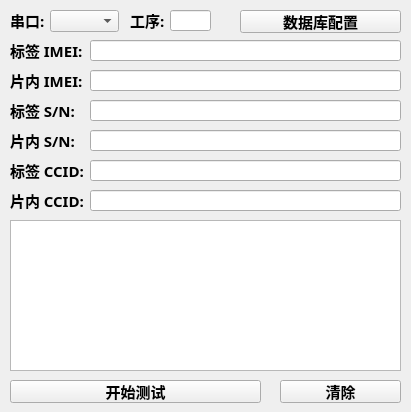
<?xml version="1.0" encoding="UTF-8"?>
<ui version="4.0">
 <class>MainWindow</class>
 <widget class="QMainWindow" name="MainWindow">
  <property name="geometry">
   <rect>
    <x>0</x>
    <y>0</y>
    <width>411</width>
    <height>412</height>
   </rect>
  </property>
  <property name="sizePolicy">
   <sizepolicy hsizetype="Fixed" vsizetype="Fixed">
    <horstretch>0</horstretch>
    <verstretch>0</verstretch>
   </sizepolicy>
  </property>
  <property name="windowTitle">
   <string>M6312 卡号校验与功能测试工具</string>
  </property>
  <widget class="QWidget" name="centralWidget">
   <widget class="QLineEdit" name="lineEditScanIMEI">
    <property name="geometry">
     <rect>
      <x>90</x>
      <y>40</y>
      <width>311</width>
      <height>21</height>
     </rect>
    </property>
    <property name="font">
     <font>
      <family>微软雅黑</family>
      <pointsize>11</pointsize>
      <weight>75</weight>
      <bold>true</bold>
     </font>
    </property>
    <property name="alignment">
     <set>Qt::AlignCenter</set>
    </property>
   </widget>
   <widget class="QLineEdit" name="lineEditScanSN">
    <property name="geometry">
     <rect>
      <x>90</x>
      <y>100</y>
      <width>311</width>
      <height>21</height>
     </rect>
    </property>
    <property name="font">
     <font>
      <family>微软雅黑</family>
      <pointsize>11</pointsize>
      <weight>75</weight>
      <bold>true</bold>
     </font>
    </property>
    <property name="alignment">
     <set>Qt::AlignCenter</set>
    </property>
   </widget>
   <widget class="QLabel" name="label">
    <property name="geometry">
     <rect>
      <x>10</x>
      <y>40</y>
      <width>81</width>
      <height>21</height>
     </rect>
    </property>
    <property name="font">
     <font>
      <family>微软雅黑</family>
      <pointsize>11</pointsize>
      <weight>75</weight>
      <bold>true</bold>
     </font>
    </property>
    <property name="text">
     <string>标签 IMEI:</string>
    </property>
    <property name="alignment">
     <set>Qt::AlignLeading|Qt::AlignLeft|Qt::AlignVCenter</set>
    </property>
   </widget>
   <widget class="QLabel" name="label_2">
    <property name="geometry">
     <rect>
      <x>10</x>
      <y>100</y>
      <width>81</width>
      <height>21</height>
     </rect>
    </property>
    <property name="font">
     <font>
      <family>微软雅黑</family>
      <pointsize>11</pointsize>
      <weight>75</weight>
      <bold>true</bold>
     </font>
    </property>
    <property name="text">
     <string>标签 S/N:</string>
    </property>
    <property name="alignment">
     <set>Qt::AlignLeading|Qt::AlignLeft|Qt::AlignVCenter</set>
    </property>
   </widget>
   <widget class="QPushButton" name="buttonStart">
    <property name="geometry">
     <rect>
      <x>10</x>
      <y>380</y>
      <width>251</width>
      <height>23</height>
     </rect>
    </property>
    <property name="font">
     <font>
      <family>微软雅黑</family>
      <pointsize>11</pointsize>
      <weight>75</weight>
      <bold>true</bold>
     </font>
    </property>
    <property name="text">
     <string>开始测试</string>
    </property>
   </widget>
   <widget class="QTextBrowser" name="textConsole">
    <property name="geometry">
     <rect>
      <x>10</x>
      <y>220</y>
      <width>391</width>
      <height>151</height>
     </rect>
    </property>
    <property name="font">
     <font>
      <family>微软雅黑</family>
      <pointsize>11</pointsize>
      <weight>75</weight>
      <bold>true</bold>
     </font>
    </property>
   </widget>
   <widget class="QComboBox" name="comboBoxCom">
    <property name="geometry">
     <rect>
      <x>50</x>
      <y>10</y>
      <width>69</width>
      <height>22</height>
     </rect>
    </property>
    <property name="font">
     <font>
      <family>微软雅黑</family>
      <pointsize>11</pointsize>
      <weight>75</weight>
      <bold>true</bold>
     </font>
    </property>
   </widget>
   <widget class="QLabel" name="label_3">
    <property name="geometry">
     <rect>
      <x>10</x>
      <y>10</y>
      <width>41</width>
      <height>21</height>
     </rect>
    </property>
    <property name="font">
     <font>
      <family>微软雅黑</family>
      <pointsize>11</pointsize>
      <weight>75</weight>
      <bold>true</bold>
     </font>
    </property>
    <property name="text">
     <string>串口:</string>
    </property>
    <property name="alignment">
     <set>Qt::AlignLeading|Qt::AlignLeft|Qt::AlignVCenter</set>
    </property>
   </widget>
   <widget class="QLineEdit" name="lineEditBurnSN">
    <property name="geometry">
     <rect>
      <x>90</x>
      <y>130</y>
      <width>311</width>
      <height>21</height>
     </rect>
    </property>
    <property name="font">
     <font>
      <family>微软雅黑</family>
      <pointsize>11</pointsize>
      <weight>75</weight>
      <bold>true</bold>
     </font>
    </property>
    <property name="alignment">
     <set>Qt::AlignCenter</set>
    </property>
    <property name="readOnly">
     <bool>true</bool>
    </property>
   </widget>
   <widget class="QLabel" name="label_4">
    <property name="geometry">
     <rect>
      <x>10</x>
      <y>130</y>
      <width>81</width>
      <height>21</height>
     </rect>
    </property>
    <property name="font">
     <font>
      <family>微软雅黑</family>
      <pointsize>11</pointsize>
      <weight>75</weight>
      <bold>true</bold>
     </font>
    </property>
    <property name="text">
     <string>片内 S/N:</string>
    </property>
    <property name="alignment">
     <set>Qt::AlignLeading|Qt::AlignLeft|Qt::AlignVCenter</set>
    </property>
   </widget>
   <widget class="QLineEdit" name="lineEditBurnIMEI">
    <property name="geometry">
     <rect>
      <x>90</x>
      <y>70</y>
      <width>311</width>
      <height>21</height>
     </rect>
    </property>
    <property name="font">
     <font>
      <family>微软雅黑</family>
      <pointsize>11</pointsize>
      <weight>75</weight>
      <bold>true</bold>
     </font>
    </property>
    <property name="alignment">
     <set>Qt::AlignCenter</set>
    </property>
    <property name="readOnly">
     <bool>true</bool>
    </property>
   </widget>
   <widget class="QLabel" name="label_5">
    <property name="geometry">
     <rect>
      <x>10</x>
      <y>70</y>
      <width>81</width>
      <height>21</height>
     </rect>
    </property>
    <property name="font">
     <font>
      <family>微软雅黑</family>
      <pointsize>11</pointsize>
      <weight>75</weight>
      <bold>true</bold>
     </font>
    </property>
    <property name="text">
     <string>片内 IMEI:</string>
    </property>
    <property name="alignment">
     <set>Qt::AlignLeading|Qt::AlignLeft|Qt::AlignVCenter</set>
    </property>
   </widget>
   <widget class="QPushButton" name="buttonClean">
    <property name="geometry">
     <rect>
      <x>280</x>
      <y>380</y>
      <width>121</width>
      <height>23</height>
     </rect>
    </property>
    <property name="font">
     <font>
      <family>微软雅黑</family>
      <pointsize>11</pointsize>
      <weight>75</weight>
      <bold>true</bold>
     </font>
    </property>
    <property name="text">
     <string>清除</string>
    </property>
   </widget>
   <widget class="QPushButton" name="buttonDBSet">
    <property name="geometry">
     <rect>
      <x>240</x>
      <y>10</y>
      <width>161</width>
      <height>23</height>
     </rect>
    </property>
    <property name="font">
     <font>
      <family>微软雅黑</family>
      <pointsize>11</pointsize>
      <weight>75</weight>
      <bold>true</bold>
     </font>
    </property>
    <property name="text">
     <string>数据库配置</string>
    </property>
   </widget>
   <widget class="QLineEdit" name="lineEditPID">
    <property name="geometry">
     <rect>
      <x>170</x>
      <y>10</y>
      <width>41</width>
      <height>21</height>
     </rect>
    </property>
    <property name="font">
     <font>
      <family>微软雅黑</family>
      <pointsize>11</pointsize>
      <weight>75</weight>
      <bold>true</bold>
     </font>
    </property>
    <property name="alignment">
     <set>Qt::AlignCenter</set>
    </property>
    <property name="readOnly">
     <bool>true</bool>
    </property>
   </widget>
   <widget class="QLabel" name="label_6">
    <property name="geometry">
     <rect>
      <x>130</x>
      <y>10</y>
      <width>41</width>
      <height>20</height>
     </rect>
    </property>
    <property name="font">
     <font>
      <family>微软雅黑</family>
      <pointsize>11</pointsize>
      <weight>75</weight>
      <bold>true</bold>
     </font>
    </property>
    <property name="text">
     <string>工序:</string>
    </property>
    <property name="alignment">
     <set>Qt::AlignLeading|Qt::AlignLeft|Qt::AlignVCenter</set>
    </property>
   </widget>
   <widget class="QLabel" name="label_7">
    <property name="geometry">
     <rect>
      <x>10</x>
      <y>190</y>
      <width>81</width>
      <height>21</height>
     </rect>
    </property>
    <property name="font">
     <font>
      <family>微软雅黑</family>
      <pointsize>11</pointsize>
      <weight>75</weight>
      <bold>true</bold>
     </font>
    </property>
    <property name="text">
     <string>片内 CCID:</string>
    </property>
    <property name="alignment">
     <set>Qt::AlignLeading|Qt::AlignLeft|Qt::AlignVCenter</set>
    </property>
   </widget>
   <widget class="QLineEdit" name="lineEditBurnCCID">
    <property name="geometry">
     <rect>
      <x>90</x>
      <y>190</y>
      <width>311</width>
      <height>21</height>
     </rect>
    </property>
    <property name="font">
     <font>
      <family>微软雅黑</family>
      <pointsize>11</pointsize>
      <weight>75</weight>
      <bold>true</bold>
     </font>
    </property>
    <property name="alignment">
     <set>Qt::AlignCenter</set>
    </property>
    <property name="readOnly">
     <bool>true</bool>
    </property>
   </widget>
   <widget class="QLineEdit" name="lineEditScanCCID">
    <property name="geometry">
     <rect>
      <x>90</x>
      <y>160</y>
      <width>311</width>
      <height>21</height>
     </rect>
    </property>
    <property name="font">
     <font>
      <family>微软雅黑</family>
      <pointsize>11</pointsize>
      <weight>75</weight>
      <bold>true</bold>
     </font>
    </property>
    <property name="alignment">
     <set>Qt::AlignCenter</set>
    </property>
   </widget>
   <widget class="QLabel" name="label_8">
    <property name="geometry">
     <rect>
      <x>10</x>
      <y>160</y>
      <width>81</width>
      <height>21</height>
     </rect>
    </property>
    <property name="font">
     <font>
      <family>微软雅黑</family>
      <pointsize>11</pointsize>
      <weight>75</weight>
      <bold>true</bold>
     </font>
    </property>
    <property name="text">
     <string>标签 CCID:</string>
    </property>
    <property name="alignment">
     <set>Qt::AlignLeading|Qt::AlignLeft|Qt::AlignVCenter</set>
    </property>
   </widget>
  </widget>
 </widget>
 <layoutdefault spacing="6" margin="11"/>
 <resources/>
 <connections/>
</ui>
